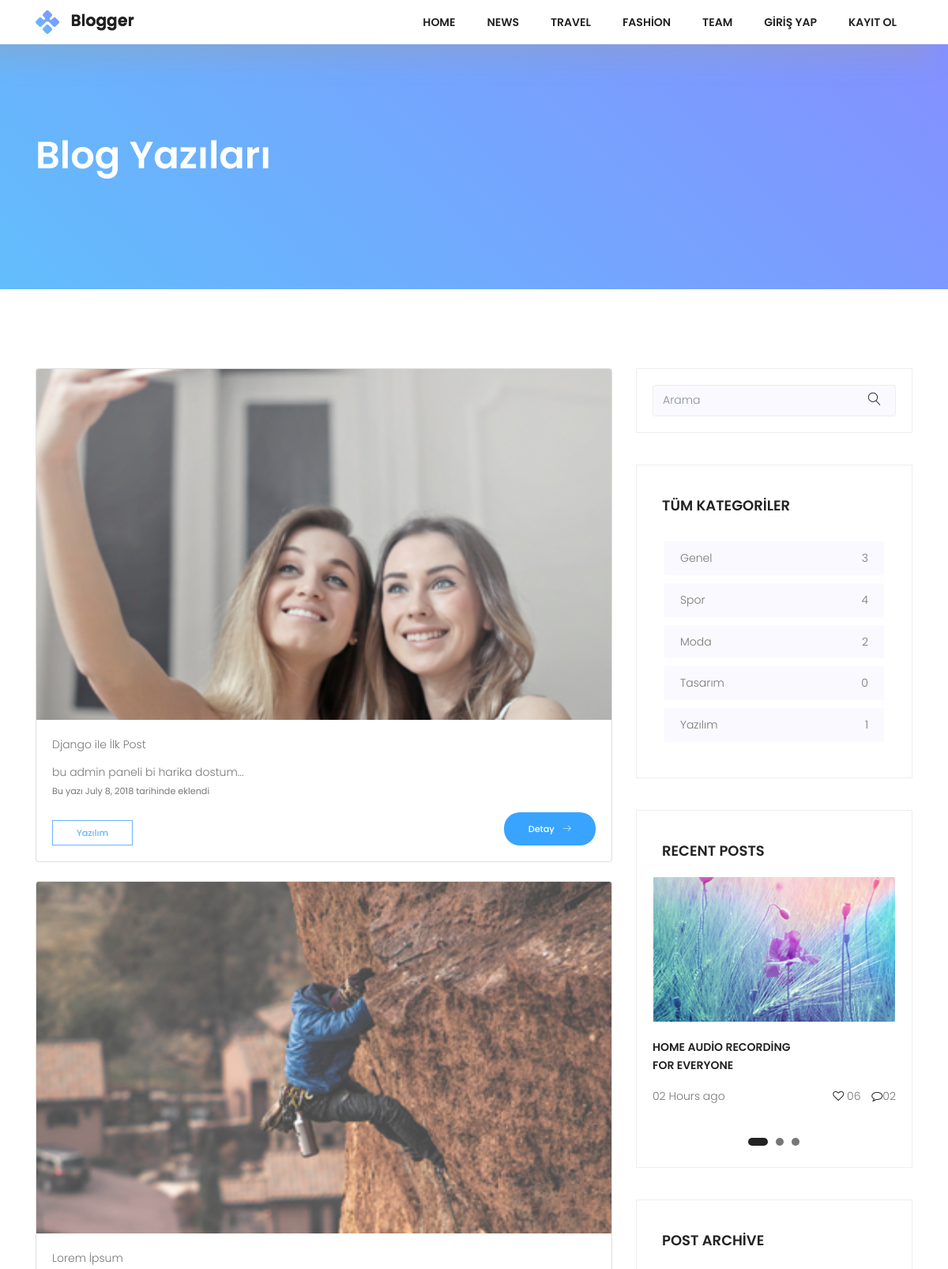
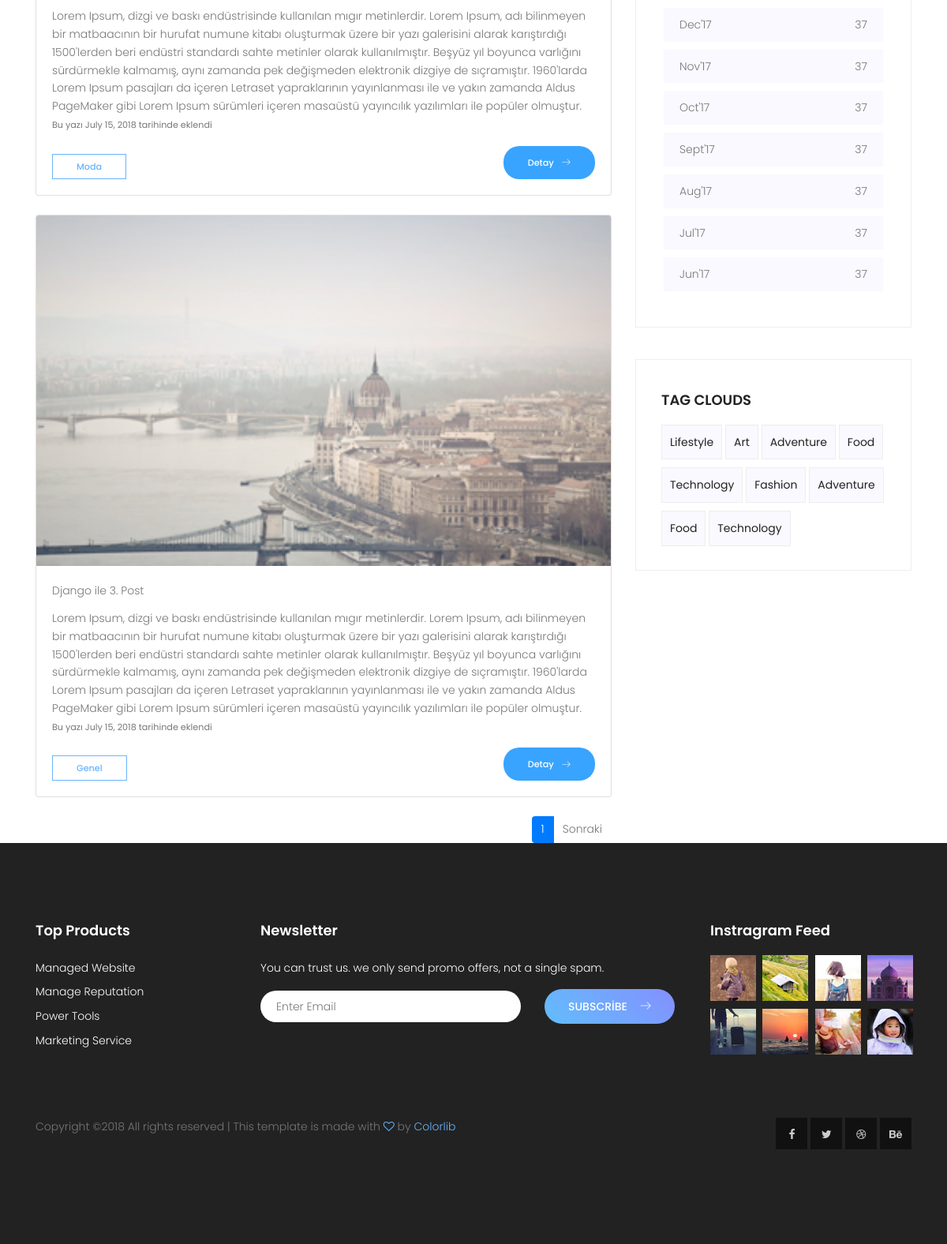
Screenshot of /blog/ with the database file from the repository (2 pictures, top to bottom).
### posts/models.py (models this page shows, shortened)
class Post(models.Model):
    user = models.ForeignKey(settings.AUTH_USER_MODEL,on_delete=models.CASCADE,default=1,related_name="userposts")
    title = models.CharField(max_length=150)
    image = models.ImageField(upload_to='uploads/',blank=True)
    content = models.TextField()
    slug = models.SlugField(unique=True,editable=False)
    created = models.DateField(auto_now_add=True)
    updated = models.DateField(auto_now=True)
    category = models.ForeignKey(Category,on_delete=models.CASCADE,related_name="posts")
    tag = models.ManyToManyField(Tag,related_name='posts')
    def get_absolute_url(self):
        return reverse("single",kwargs={"slug":self.slug})

class Category(models.Model):
    title = models.CharField(max_length=150)
    slug = models.SlugField(unique=True,editable=False)
    def postCount(self):
        return self.posts.all().count()

### posts/views.py (the view)
# urls.py: path('blog/', BlogView.as_view(), name="blog"),
class BlogView(ListView):
    template_name = "posts/blog.html"
    model = Post
    context_object_name = "blogPost"
    paginate_by = 3
    def get_context_data(self, **kwargs):
        context = super(BlogView, self).get_context_data(**kwargs)
        context['allCategories'] = Category.objects.all()
        return context

### posts/templates/posts/blog.html (shortened to what this page needs)
{% extends "base.html" %}
{% load static %}
{% block content %}
            <section class="top-section-area section-gap">
                <div class="container">
                    <div class="row justify-content-between align-items-center d-flex">
                        <div class="col-lg-8 top-left">
                            <h1 class="text-white mb-20">Blog Yazıları</h1>
                        </div>
                    </div>
                </div>
            </section>
    <div class="post-wrapper pt-100">
        <section class="post-area">
            <div class="container">
                <div class="row justify-content-center">
                  <div class="col-lg-8">
                      {% for post in blogPost %}
                      <div class="card mb-4">
                          <img src="{{ post.image.url }}"  class="card-img-top"/>
                          <div class="card-body">
                              <div class="card-title">
                                  {{ post.title }}  </div>
                              <div class="card-text">{{ post.content }}</div>
                              <div class="card-text"><small>Bu yazı {{ post.created }} tarihinde eklendi</small>
                              </div>
                              <div class="card-text mt-15">
                              <a href="{% url 'category-detail' post.category.slug %} " class="genric-btn primary-border medium mt-10">{{ post.category.title }}</a>
                              <a href="{{ post.get_absolute_url }}" class="float-right genric-btn info circle arrow">Detay <span class="lnr lnr-arrow-right"></span></a>
                              </div>
                          </div>
                      </div>
                      {% endfor %}
                      {% if is_paginated %}
                            <nav class="navigation">
                                <ul class="pagination justify-content-end">
                                      <li class="page-item active">
                                        <a href="#" class="page-link">{{ page_obj.number }}</a>
                                    </li>
                                    {% if page_obj.has_next %}
                                    <li class="page-item">
                                        <a href="{{ request.path }}?page={{ page_obj.next_page_number }}" class="page-link">Sonraki</a>
                                    </li>
                                    {% endif %}
                                </ul>
                            </nav>
                      {% endif %}
                  </div>
                    <div class="col-lg-4 sidebar-area ">
                        <div class="single_widget search_widget">
                            <div id="imaginary_container">
                                <form action="{% url 'search' %}" method="GET">
                                <div class="input-group stylish-input-group">
                                    <input type="text" class="form-control" name="q"  placeholder="Arama" >
                                    <span class="input-group-addon">
                                        <button type="submit">
                                            <span class="lnr lnr-magnifier"></span>
                                        </button>
                                    </span>
                                </div>
                                    </form>
                            </div>
                        </div>
                        <div class="single_widget cat_widget">
                            <h4 class="text-uppercase pb-20">Tüm Kategoriler</h4>
                            <ul>
                                {% for category in allCategories %}
                                <li>
                                    <a href="{% url 'category-detail' category.slug %}">{{ category.title }} <span>{{ category.postCount }}</span></a>
                                </li>
                                {% endfor %}
                            </ul>
                        </div>
                        <div class="single_widget recent_widget">
                            <h4 class="text-uppercase pb-20">Recent Posts</h4>
                            <div class="active-recent-carusel">
                                <div class="item">
                                    <img src="{% static "img/asset/slider.jpg" %} " alt="">
                                    <p class="mt-20 title text-uppercase">Home Audio Recording <br>
                                    For Everyone</p>
                                    <p>02 Hours ago <span> <i class="fa fa-heart-o" aria-hidden="true"></i>
                                    06 <i class="fa fa-comment-o" aria-hidden="true"></i>02</span></p>
                                </div>
                            </div>
                        </div>
                        <div class="single_widget cat_widget">
                            <h4 class="text-uppercase pb-20">post archive</h4>
                            <ul>
                                <li>
                                    <a href="#">Dec'17 <span>37</span></a>
                                </li>
                                <li>
                                    <a href="#">Nov'17 <span>37</span></a>
                                </li>
                                <li>
                                    <a href="#">Oct'17 <span>37</span></a>
                                </li>
                                <li>
                                    <a href="#">Sept'17 <span>37</span></a>
                                </li>
                                <li>
                                    <a href="#">Aug'17 <span>37</span></a>
                                </li>
                                <li>
                                    <a href="#">Jul'17 <span>37</span></a>
                                </li>
                                <li>
                                    <a href="#">Jun'17 <span>37</span></a>
                                </li>
                            </ul>
                        </div>
                        <div class="single_widget tag_widget">
                            <h4 class="text-uppercase pb-20">Tag Clouds</h4>
                            <ul>
                                <li><a href="#">Lifestyle</a></li>
                                <li><a href="#">Art</a></li>
                                <li><a href="#">Adventure</a></li>
                                <li><a href="#">Food</a></li>
                                <li><a href="#">Technology</a></li>
                                <li><a href="#">Fashion</a></li>
                                <li><a href="#">Adventure</a></li>
                                <li><a href="#">Food</a></li>
                                <li><a href="#">Technology</a></li>
                            </ul>
                        </div>
                    </div>
                </div>
            </div>
        </section>
    </div>
{% endblock %}

### static/css/main.css (style rules this page uses)
body { color:#777;font-family:"Poppins",sans-serif;font-size:14px;font-weight:300;line-height:1.625em;position:relative }
ol,ul { margin:0;padding:0;list-style:none }
a { -webkit-transition:all 0.3s ease 0s;-moz-transition:all 0.3s ease 0s;-o-transition:all 0.3s ease 0s;transition:all 0.3s ease 0s }
a,a:focus,a:hover { text-decoration:none;outline:0 }
h1,h2,h3,h4,h5,h6 { font-family:"Poppins",sans-serif;color:#222;line-height:1.2em !important;margin-bottom:0;margin-top:0;font-weight:600 }
h1,.h1 { font-size:36px }
h4,.h4 { font-size:18px }
.mt-10 { margin-top:10px }
.mt-15 { margin-top:15px }
.mt-20 { margin-top:20px }
.mb-20 { margin-bottom:20px }
.pt-100 { padding-top:100px }
.pb-20 { padding-bottom:20px }
.float-right { float:right }
.text-white { color:#fff }
b,i,sup,sub,u,del { color:#69B4FD }
h1 { font-size:36px }
h4 { font-size:18px }
h1,h2,h3,h4,h5,h6 { line-height:1.5em }
.genric-btn { display:inline-block;outline:none;line-height:40px;padding:0 30px;font-size:.8em;text-align:center;text-decoration:none;font-weight:500;cursor:pointer;-webkit-transition:all 0.3s ease 0s;-moz-transition:all 0.3s ease 0s;-o-transition:all 0.3s ease 0s;transition:all 0.3s ease 0s }
.genric-btn.medium { line-height:30px }
.genric-btn.circle { border-radius:20px }
.genric-btn.arrow { display:-webkit-inline-box;display:-ms-inline-flexbox;display:inline-flex;-webkit-box-align:center;-ms-flex-align:center;align-items:center }
.genric-btn.arrow span { margin-left:10px }
.genric-btn.primary-border { color:#69B4FD;border:1px solid #69B4FD;background:#fff }
.genric-btn.info { color:#fff;background:#38a4ff;border:1px solid transparent }
body { position:relative }
i { color:#222 }
.section-gap { padding:120px 0 }
.p1-gradient-bg,.primary-btn,.footer-social a:hover,.single-footer-widget .bb-btn,.generic-banner,.tags ul a:hover,.overlay,.about_widget button:hover,.tag_widget ul li a:hover,.top-section-area { background-image:-moz-linear-gradient(45deg, #62bdfc 0%, #8490ff 100%);background-image:-webkit-linear-gradient(45deg, #62bdfc 0%, #8490ff 100%);background-image:-ms-linear-gradient(45deg, #62bdfc 0%, #8490ff 100%) }
.pagination a { border:none;color:#777 }
.search_widget .stylish-input-group .form-control,.top-section-area .stylish-input-group .form-control { border-right:0;box-shadow:0 0 0;border-color:#eee;background-color:#f9f9ff }
.search_widget .input-group-addon,.top-section-area .input-group-addon { background-color:#f9f9ff !important;border-color:#eee }
.search_widget .stylish-input-group button,.top-section-area .stylish-input-group button { border:0;background:transparent }
.search_widget input,.top-section-area input { font-size:14px }
.single_widget { border:1px solid #eee;padding:20px;margin-bottom:40px }
.cat_widget h4 { padding-top:20px;margin-left:12px }
.cat_widget ul { padding:15px }
.cat_widget ul li { background-color:#f9f9ff;padding:10px 20px;margin-bottom:10px;-webkit-transition:all 0.3s ease 0s;-moz-transition:all 0.3s ease 0s;-o-transition:all 0.3s ease 0s;transition:all 0.3s ease 0s }
.cat_widget ul li span { float:right }
.cat_widget ul li a { color:#777 }
.tag_widget h4 { padding-top:20px;margin-left:12px }
.tag_widget ul { margin-left:12px }
.tag_widget ul li { display:inline-block }
.tag_widget ul li a { color:#222;border:1px solid #eee;padding:10px;display:block;margin-bottom:10px;font-weight:400;background-color:#f9f9ff }
.recent_widget h4 { padding-top:20px;margin-left:12px }
.recent_widget .title { font-weight:600;color:#222 }
.recent_widget p i { margin-left:10px }
.recent_widget p span { float:right }
.sidebar-area { padding-bottom:80px }
.top-left h1 { font-size:48px }

### rows the page displays
Post: image (picture), title "Django ile İlk Post", content "bu admin paneli bi harika dostum...", created "July 8, 2018", category "Yazılım"
Post: image (picture), title "Lorem İpsum", content "Lorem Ipsum, dizgi ve baskı endüstrisinde kullanılan mıgır metinlerdir. Lorem Ipsum, adı bilinmeyen bir matbaacının bir hurufat numune kitabı oluşturmak üzere bir yazı galerisini alarak karıştırdığı 1500'lerden beri endüstri standardı sahte metinler olarak kullanılmıştır. Beşyüz yıl boyunca varlığını sürdürmekle kalmamış, aynı zamanda pek değişmeden elektronik dizgiye de sıçramıştır. 1960'larda Lorem Ipsum pasajları da içeren Letraset yapraklarının yayınlanması ile ve yakın zamanda Aldus PageMaker gibi Lorem Ipsum sürümleri içeren masaüstü yayıncılık yazılımları ile popüler olmuştur.", created "July 15, 2018", category "Moda"
Post: image (picture), title "Django ile 3. Post", content "Lorem Ipsum, dizgi ve baskı endüstrisinde kullanılan mıgır metinlerdir. Lorem Ipsum, adı bilinmeyen bir matbaacının bir hurufat numune kitabı oluşturmak üzere bir yazı galerisini alarak karıştırdığı 1500'lerden beri endüstri standardı sahte metinler olarak kullanılmıştır. Beşyüz yıl boyunca varlığını sürdürmekle kalmamış, aynı zamanda pek değişmeden elektronik dizgiye de sıçramıştır. 1960'larda Lorem Ipsum pasajları da içeren Letraset yapraklarının yayınlanması ile ve yakın zamanda Aldus PageMaker gibi Lorem Ipsum sürümleri içeren masaüstü yayıncılık yazılımları ile popüler olmuştur.", created "July 15, 2018", category "Genel"
Category: title "Genel", postCount "3"
Category: title "Spor", postCount "4"
Category: title "Moda", postCount "2"
Category: title "Tasarım", postCount "0"
Category: title "Yazılım", postCount "1"

### other values shown
{{ page_obj.number }} "1"
